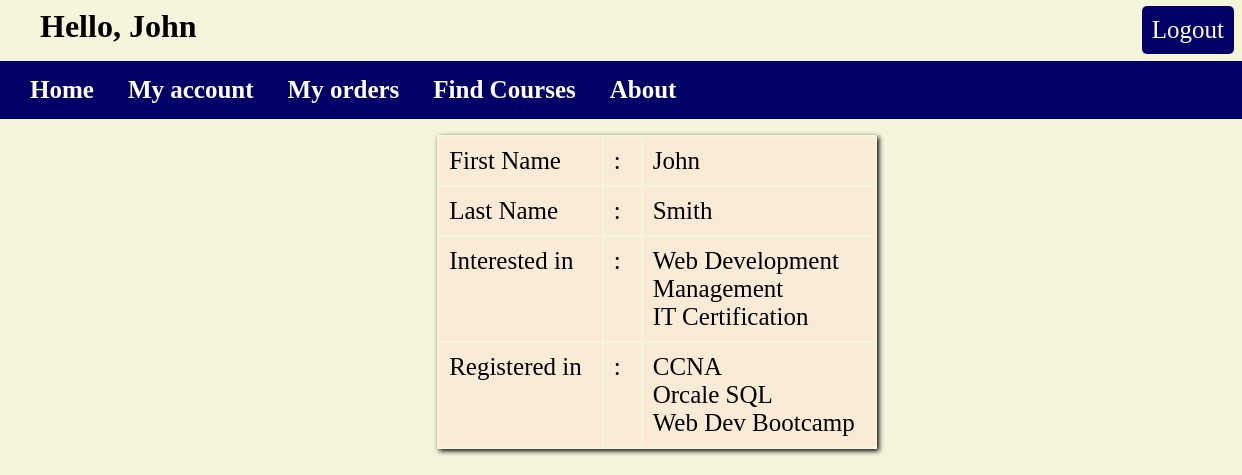
The app's page /myapp/myaccount/ (signed in) with its own data.
### myapp/models.py (models this page shows, shortened)
class Topic(models.Model):
    name = models.CharField(max_length=200)
    length = models.IntegerField(default=12)

class Course(models.Model):
    title = models.CharField(max_length=200)
    topic = models.ForeignKey(Topic, related_name='courses', on_delete=models.CASCADE)
    price = models.DecimalField(max_digits=10, decimal_places=2, validators=[
            MaxValueValidator(500),
            MinValueValidator(50)
        ])
    for_everyone = models.BooleanField(default=True)
    description = models.TextField(blank=True)
    num_reviews = models.PositiveIntegerField(default=0)

### myapp/views.py (the view)
# urls.py: path(r'myaccount/', views.my_account, name='my_account'),
def my_account(request):
    if request.user.is_authenticated:
        sid = request.user.id
        try:
            if Student.objects.get(pk=sid):
                user = get_object_or_404(Student, pk=sid)
                tops = Student.objects.filter(id=sid).values_list("interested_in__name", flat=True)
                topics = Topic.objects.filter(name=tops)
                cors = Student.objects.filter(id=sid).values_list('registered_courses__title', flat=True)
                return render(request, 'myapp/myaccount.html', {'user': user, 'tops': tops, 'cors': cors, 'topics':topics})
        except:
            return render(request, 'myapp/myaccount.html', {'message': 'You are not a registered student! Please Login as Student!!'})
    else:
        message = 'Please Login First!'
        return redirect(reverse('myapp:login'), {'message': message, 'form': LoginForm()})

### myapp/templates/myapp/myaccount.html
{% extends 'myapp/base.html' %}
{% block body_block %}
    <div class="main_body">
    {% if message %}
            <h1> {{ message }}</h1><br>
        <br>
    {% else %}
        <center>
        <table>
            <tr>
                <td> First Name </td>
                <td> : </td>
                <td> {{ user.first_name }}</td>
            </tr>
            <tr>
                <td> Last Name </td>
                <td> : </td>
                <td> {{ user.last_name }}</td>
            </tr>
            <tr>
                <td valign="top"> Interested in </td>
                <td valign="top"> : </td>
                <td> {% for t in tops %}
                    {{ t }} <br>
                     {% endfor %}
                </td>
            </tr>
            <tr>
                <td valign="top"> Registered in </td>
                <td valign="top"> : </td>
                <td> {% for r in cors %}
                        {{ r }} <br>
                     {% endfor %}
                </td>
            </tr>
        </table>
        </center>
        <br><br>
    {% endif %}
    </div>
{% endblock %}

### myapp/templates/myapp/base.html (shortened to what this page needs)
<!DOCTYPE html>
{% load static %}
<html>
    <head>
        <link rel="stylesheet" type="text/css" href="{% static 'myapp/style.css' %}" />
    </head>
    <body>
        <div class="heading">
            <h1 style="margin: 0px;font-weight: bold;">
                    {% block myhdg %} Hello, {{ request.user.first_name }} {% endblock %}
            </h1>
        </div>
        <div>
        	<ul class="list1">
                <li class="hbar1 cstyle"><a href="{% url 'myapp:index' %}">Home</a></li>
                <li class="hbar1 cstyle"><a href="{% url 'myapp:my_account' %}">My account</a></li>
                <li class="hbar1 cstyle"><a href="{% url 'myapp:myorders' %}">My orders</a></li>
                <li class="hbar1 cstyle"><a href="/myapp/findcourses/">Find Courses</a></li>
                <li class="hbar1 cstyle"><a href="/myapp/about/">About</a></li>
                {% if request.user.is_anonymous %}
                    <li class="opts"><a href="{% url 'myapp:login' %}" >Login</a></li>
                    <li class="opts"><a href="{% url 'myapp:register' %}" >Register Here</a></li>
                {% else %}
                    <li class="opts"><a href="{% url 'myapp:logout' %}" >Logout</a></li>
                {% endif %}
            </ul>
        </div>
    {% block body_block %} *** {% endblock %}
    </body>
</html>

### myapp/static/myapp/style.css (style rules this page uses)
body { background-color: beige; margin-left: 0px; overflow-x: hidden; }
.opts { list-style-type: none; float: right; position: relative; top: -70px; margin-right: 15px; padding: 10px; background-color: #000066; border-radius: 5px; cursor: pointer; }
.main_body { position: relative; left:40px; font-size: 20px; }
.heading { position: relative; left: 40px; font-weight: bolder; margin-bottom: 5px; }
* { font-family: calibri; }
.list1 { background-color: #000066; padding: 15px; width:100%; }
.hbar1 { display: inline; }
.cstyle { font-size: 25px; font-weight: bold; padding: 15px; background-color: #000066; width: 90vw; color: beige; cursor: pointer; }
li a { text-decoration: none; color: white; font-size: 25px; }
table { font-size: 25px; margin-bottom: 10px; box-shadow: 2px 2px 5px; }
td, th { background-color: antiquewhite; padding: 10px; padding-right: 20px; width:max-content; }

### records on screen
Topic: name "Web Development"
Topic: name "Management"
Topic: name "IT Certification"
Course: title "CCNA"
Course: title "Orcale SQL"
Course: title "Web Dev Bootcamp"

### other values on screen
{{ request.user.first_name }} "John"
{{ user.first_name }} "John"
{{ user.last_name }} "Smith"
